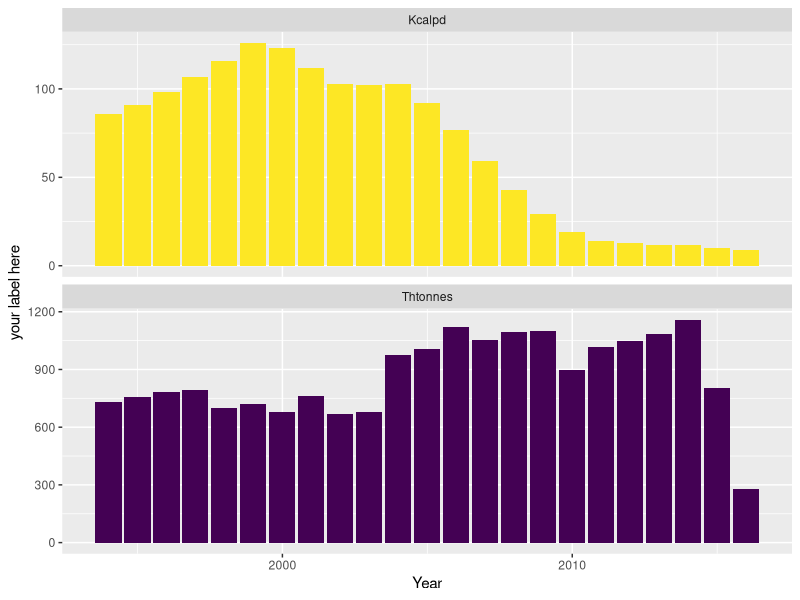
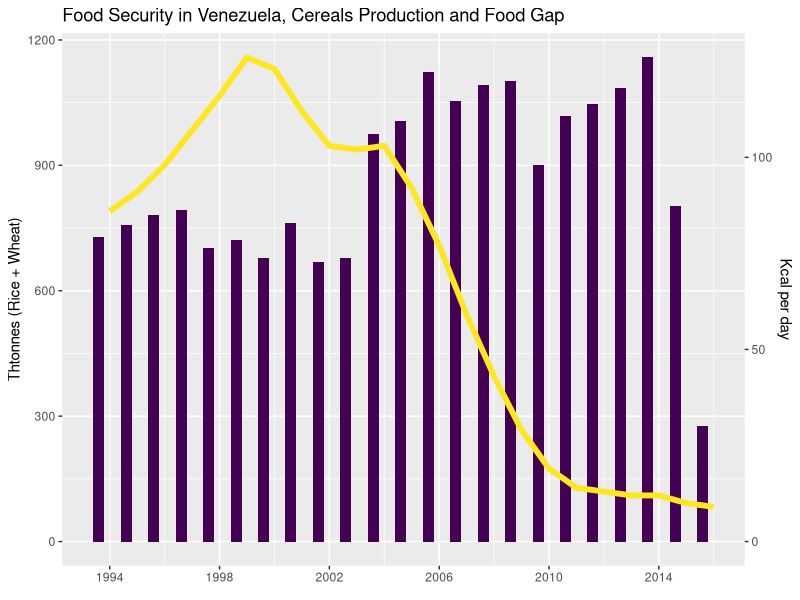

Generate these figures, in order, with R:
# Pacotes -----------------------------------------------------------------
library(ggplot2)
library(data.table)

# Importar ----------------------------------------------------------------

wfd <- structure(list(Year = 1994:2016,
                      Kcalpd = c(86L, 91L, 98L, 107L,
                                 116L, 126L, 123L, 112L,
                                 103L, 102L, 103L, 92L,
                                 77L, 59L, 43L, 29L,
                                 19L, 14L, 13L, 12L,
                                 12L, 10L, 9L),
                      Thtonnes = c(728.364,757.467,
                                   780.423, 792.756,
                                   701.685, 720.71,
                                   677.292, 761.649,
                                   668.218, 679.042,
                                   974.355, 1005.035,
                                   1123.09, 1055.07,
                                   1092.498, 1100.654,
                                   899.767, 1018.462,
                                   1046.096, 1084.173,
                                   1158.217, 802.194,
                                   276.773)),
                 row.names = c(NA, -23L),
                 class = "data.frame",
                 .Names = c("Year","Kcalpd", "Thtonnes")
)

# Arrumar -----------------------------------------------------------------

wfd.m <- reshape2::melt(wfd, id.vars = 1)


# Visualizar --------------------------------------------------------------

ggplot2::ggplot(wfd.m, ggplot2::aes(Year, value, fill = variable)) +
  ggplot2::geom_col(position = "dodge") +
  ggplot2::scale_fill_manual(values = c("Thtonnes" = "#440154FF", "Kcalpd" = "#FDE725FF")) +
  ggplot2::facet_wrap(~ variable, ncol = 1, scales = "free_y") +
  ggplot2::theme(legend.position = "none") +
  ggplot2::ylab("your label here")


scaleFactor <- max(wfd$Thtonnes) / max(wfd$Kcalpd)

ggplot2::ggplot(wfd, ggplot2::aes(x = Year,  width = .4)) +
  ggplot2::geom_col(
    ggplot2::aes(y = Thtonnes),
    fill = "#440154FF",
    position = ggplot2::position_nudge(x = -.4)
  ) +
  ggplot2::geom_line(ggplot2::aes(y = Kcalpd * scaleFactor),
                     color = "#FDE725FF",
                     size = 2) +
  ggplot2::scale_y_continuous(
    name = "Thtonnes (Rice + Wheat)",
    sec.axis = ggplot2::sec_axis( ~ . / scaleFactor, name = "Kcal per day")
  ) +
  ggplot2::scale_x_continuous(breaks = seq(1994, 2016, 4)) +
  ggplot2::theme(
    axis.title.y.left = ggplot2::element_text(color = "#440154FF"),
    axis.text.y.left = ggplot2::element_text(color = "#440154FF"),
    axis.title.y.right = ggplot2::element_text(color = "#FDE725FF"),
    axis.text.y.right = ggplot2::element_text(color = "#FDE725FF")
  ) +
  ggplot2::labs(title = "Food Security in Venezuela, Cereals Production and Food Gap",
                x = ggplot2::element_blank()) +
  ggplot2::theme_get()








